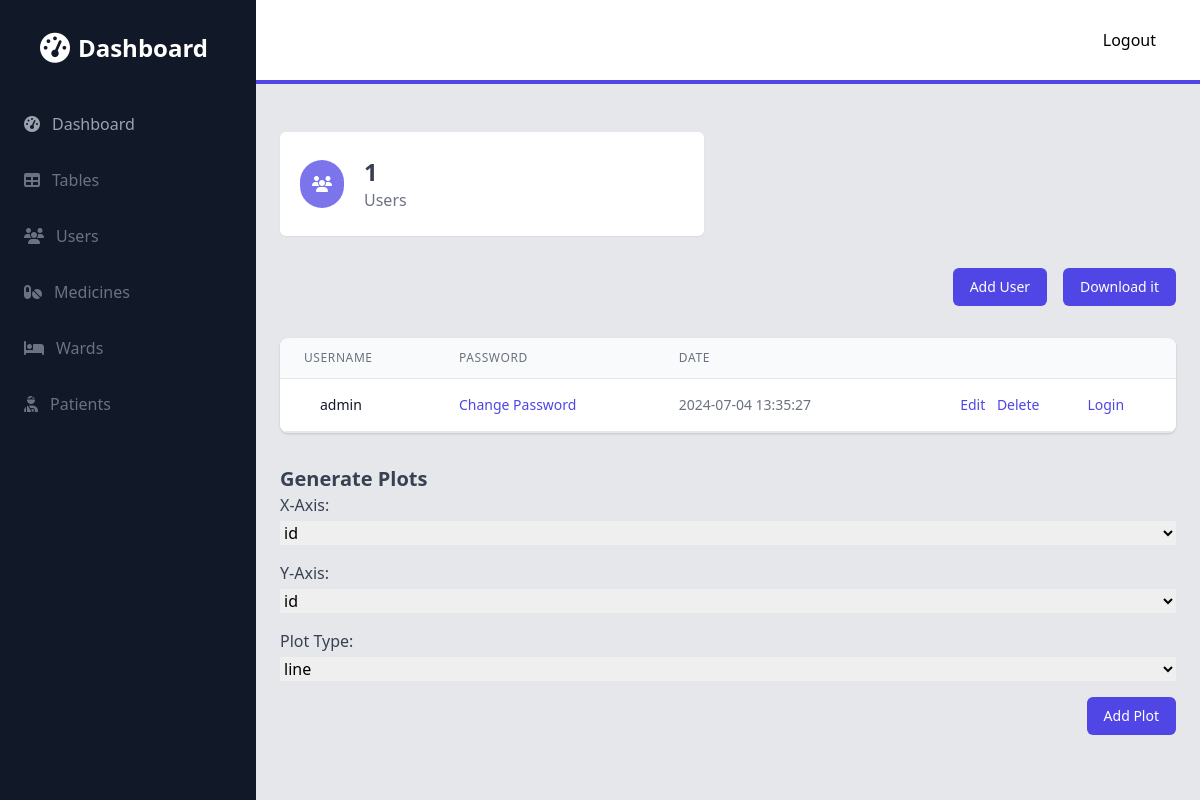
/admin/users (signed in), run on an earlier commit of the app's database.
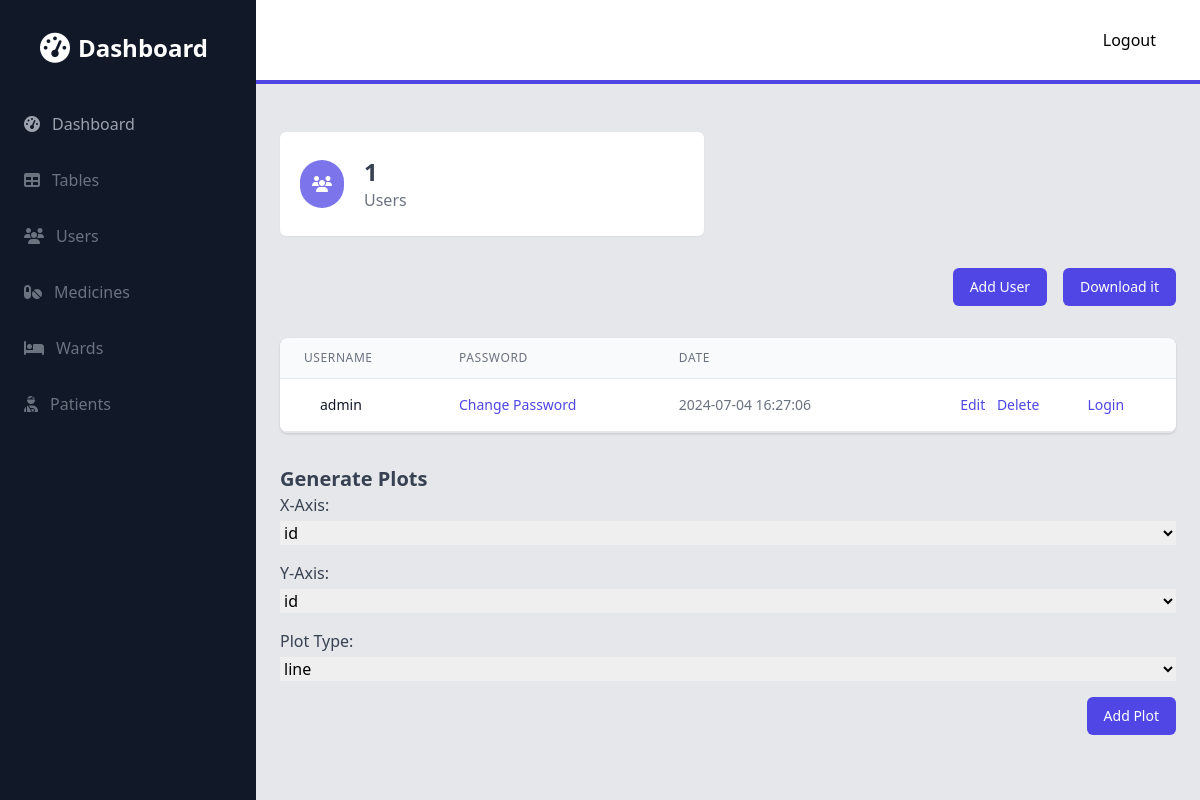
And on a later commit of the database.
### models.py (models this page shows)
class Users(db.Model, UserMixin):
    id = db.Column(db.Integer, primary_key=True)
    username = db.Column(db.String(150), unique=True)
    password = db.Column(db.String(150))
    is_admin = db.Column(db.Boolean, default=False)
    date_created = db.Column(db.DateTime(timezone=True), default=func.now())

### admin.py (the view)
@admin.route('/users')
@login_required
def users():
    users = Users.query.all()
    columns = Users.__table__.columns
    columns = [column.name for column in columns]
    return render_template('admin/users.html', users=users, plot_types=PLOTS, columns=columns, table_name='Users')

### app.py (called while the page is built)
def create_app():
    app = Flask(__name__)
    app.config['SQLALCHEMY_DATABASE_URI'] = 'sqlite:///database.db'
    app.config['SECRET_KEY'] = 'secret'
    app.register_blueprint(views, url_prefix='/')
    app.register_blueprint(auth, url_prefix='/')
    app.register_blueprint(admin, url_prefix='/admin')
    login_manager = LoginManager()
    login_manager.login_view = 'auth.login'
    login_manager.init_app(app)
    @login_manager.user_loader
    def load_user(id):
        return Users.query.get(int(id))
    with app.app_context():
        db.init_app(app)
        db.create_all()
    return app

### templates/admin/users.html (shortened to what the changed rows need)
{% extends 'admin/base.html' %}
{% block content %}
<div class="container px-6 py-8 mx-auto">
    <div class="mt-8">
        <div class="flex flex-col mt-8">
            <div class="py-2 -my-2 overflow-x-auto sm:-mx-6 sm:px-6 lg:-mx-8 lg:px-8">
                <div class="inline-block min-w-full overflow-hidden align-middle border-b border-gray-200 shadow sm:rounded-lg">
                    <table class="min-w-full">
                        <thead>
                            <tr>
                                <th class="px-6 py-3 text-xs font-medium leading-4 tracking-wider text-left text-gray-500 uppercase border-b border-gray-200 bg-gray-50">Username</th>
                                <th class="px-6 py-3 text-xs font-medium leading-4 tracking-wider text-left text-gray-500 uppercase border-b border-gray-200 bg-gray-50">Password</th>
                                <th class="px-6 py-3 text-xs font-medium leading-4 tracking-wider text-left text-gray-500 uppercase border-b border-gray-200 bg-gray-50">Date</th>
                                <th class="px-6 py-3 border-b border-gray-200 bg-gray-50"></th>
                                <th class="px-6 py-3 border-b border-gray-200 bg-gray-50"></th>
                            </tr>
                        </thead>
                        <tbody class="bg-white">
                            {% for user in users %}
                            <tr>
                                <td class="px-6 py-4 whitespace-no-wrap border-b border-gray-200">
                                    <div class="flex items-center">
                                        <div class="ml-4">
                                            <div class="text-sm font-medium leading-5 text-gray-900">{{ user.username }}</div>
                                        </div>
                                    </div>
                                </td>
                                <td class="px-6 py-4 whitespace-no-wrap border-b border-gray-200">
                                    <div class="text-sm leading-5 text-gray-900">
                                      <a href="{{ url_for('admin.change_password', id=user.id) }}" class="text-indigo-600 hover:text-indigo-900">Change Password</a>
                                    </div>
                                </td>
                                <td class="px-6 py-4 text-sm leading-5 text-gray-500 whitespace-no-wrap border-b border-gray-200">
                                    {{ user.date_created }}
                                </td>
                                <td class="px-6 py-4 text-sm font-medium leading-5 text-right whitespace-no-wrap border-b border-gray-200">
                                    <a href="{{ url_for('admin.update_user', id=user.id) }}" class="text-indigo-600 hover:text-indigo-900">Edit</a>
                                    <a href="{{ url_for('admin.delete_user', id=user.id) }}" class="ml-2 text-indigo-600 hover:text-indigo-900">Delete</a>
                                </td>
                                <td class="px-6 py-4 text-sm leading-5 text-gray-500 whitespace-no-wrap border-b border-gray-200">
                                  <a href="{{ url_for('admin.login_as_user', id=user.id) }}" class="text-indigo-600 hover:text-indigo-900">Login</a>
                                </td>
                            </tr>
                            {% endfor %}
                        </tbody>
                    </table>
                </div>
            </div>
        </div>
    </div>
    {% include "admin/plots.html" %}
</div>
{% endblock %}

What changed in the data, as far as the page shows it:
changed Users "admin": date_created "2024-07-04 13:35:27" → "2024-07-04 16:27:06"
